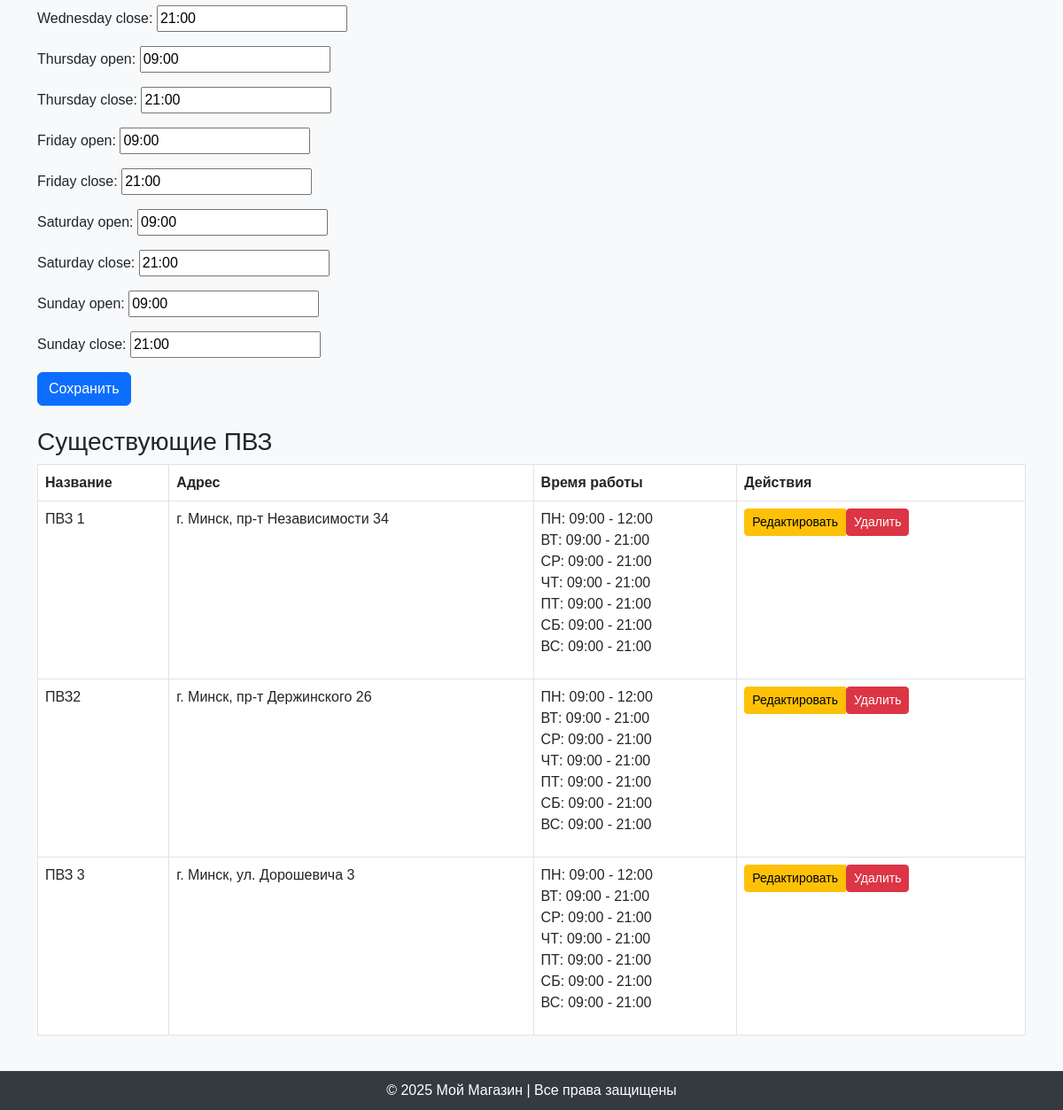
Before: /accounts/add/ (signed in, lower part) with the older database file.
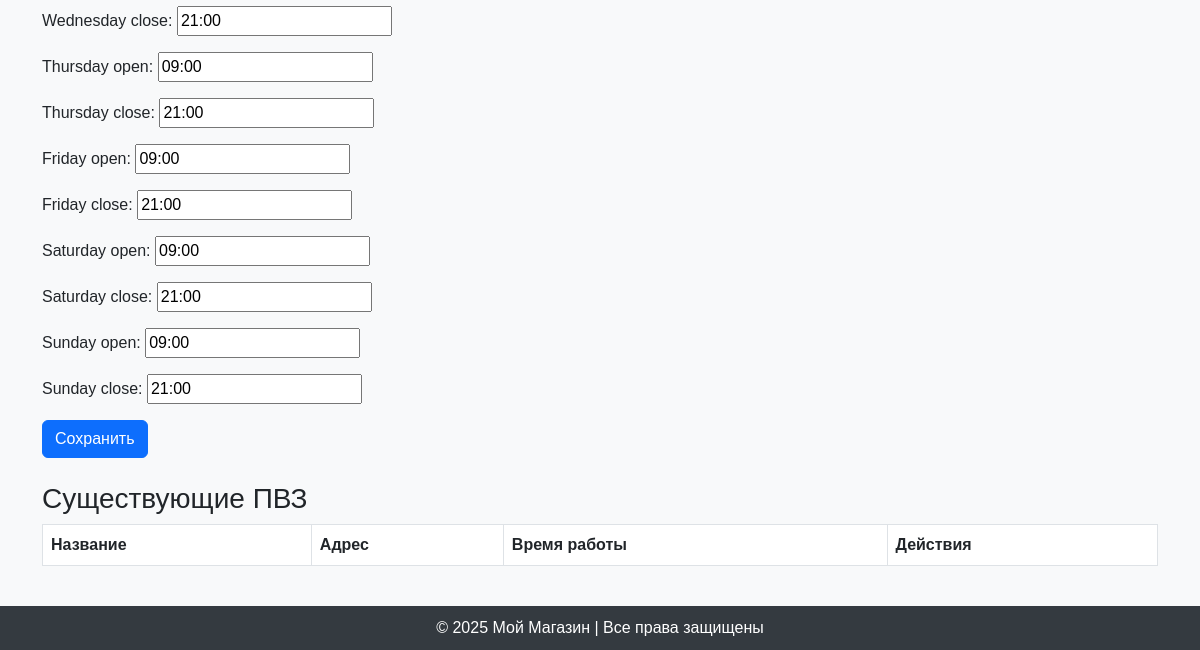
After: the same page with the newer database file.
### accounts/models.py (models this page shows, shortened)
class PickupPoint(models.Model):
    name = models.CharField(max_length=255)
    address = models.CharField(max_length=255)
    monday_open = models.TimeField(default="09:00:00")
    monday_close = models.TimeField(default="12:00:00")
    tuesday_open = models.TimeField(default="09:00:00")
    tuesday_close = models.TimeField(default="21:00:00")
    wednesday_open = models.TimeField(default="09:00:00")
    wednesday_close = models.TimeField(default="21:00:00")
    thursday_open = models.TimeField(default="09:00:00")
    thursday_close = models.TimeField(default="21:00:00")
    friday_open = models.TimeField(default="09:00:00")
    friday_close = models.TimeField(default="21:00:00")
    saturday_open = models.TimeField(default="09:00:00")
    saturday_close = models.TimeField(default="21:00:00")
    sunday_open = models.TimeField(default="09:00:00")
    sunday_close = models.TimeField(default="21:00:00")

### accounts/views.py (the view)
# urls.py: path('add/', views.add_pickup_point, name='add_pickup_point'),
def add_pickup_point(request):
    pickup_points = PickupPoint.objects.all()
    if request.method == 'POST':
        form = PickupPointForm(request.POST)
        if form.is_valid():
            form.save()
            return redirect('add_pickup_point')  # Перенаправляем на ту же страницу
    else:
        form = PickupPointForm()
    return render(request, 'accounts/add_pickup_point.html', {
        'form': form, 'pickup_points': pickup_points
    })

### accounts/context_processors.py (called while the page is built)
def notification_counter(request):
    if request.user.is_authenticated:
        count = Notification.objects.filter(user=request.user, is_read=False).count()
        return {'unread_notifications_count': count}
    return {}

### templates/accounts/add_pickup_point.html (shortened to what this page needs)
{% extends 'base.html' %}
{% block content %}
<form method="post" class="mb-4">
  {{ form.as_p }}
  <button type="submit" class="btn btn-primary">Сохранить</button>
</form>
<h3>Существующие ПВЗ</h3>
<table class="table table-bordered">
  <thead>
    <tr>
      <th>Название</th>
      <th>Адрес</th>
      <th>Время работы</th>
      <th>Действия</th>
    </tr>
  </thead>
  <tbody>
    {% for pickup_point in pickup_points %}
      <tr>
        <td>{{ pickup_point.name }}</td>
        <td>{{ pickup_point.address }}</td>
        <td>
          <ul class="list-unstyled">
            <li>ПН: {{ pickup_point.monday_open|date:"H:i" }} - {{ pickup_point.monday_close|date:"H:i" }}</li>
            <li>ВТ: {{ pickup_point.tuesday_open|date:"H:i" }} - {{ pickup_point.tuesday_close|date:"H:i" }}</li>
            <li>СР: {{ pickup_point.wednesday_open|date:"H:i" }} - {{ pickup_point.wednesday_close|date:"H:i" }}</li>
            <li>ЧТ: {{ pickup_point.thursday_open|date:"H:i" }} - {{ pickup_point.thursday_close|date:"H:i" }}</li>
            <li>ПТ: {{ pickup_point.friday_open|date:"H:i" }} - {{ pickup_point.friday_close|date:"H:i" }}</li>
            <li>СБ: {{ pickup_point.saturday_open|date:"H:i" }} - {{ pickup_point.saturday_close|date:"H:i" }}</li>
            <li>ВС: {{ pickup_point.sunday_open|date:"H:i" }} - {{ pickup_point.sunday_close|date:"H:i" }}</li>
          </ul>
        </td>
        <td>
          <div class="btn-group">
            <a href="{% url 'edit_pickup_point' pk=pickup_point.pk %}" class="btn btn-warning btn-sm">Редактировать</a>
            <form method="post" action="{% url 'delete_pickup_point' pk=pickup_point.pk %}" class="d-inline" onsubmit="return confirm('Вы уверены, что хотите удалить этот ПВЗ?');">
              <button type="submit" class="btn btn-danger btn-sm">Удалить</button>
            </form>
          </div>
        </td>
      </tr>
    {% endfor %}
  </tbody>
</table>
{% endblock %}

Changed rows visible on the page:
removed PickupPoint: name "ПВЗ 1", address "г. Минск, пр-т Независимости 34", monday_open "09:00", monday_close "12:00", tuesday_open "09:00", tuesday_close "21:00", wednesday_open "09:00", wednesday_close "21:00", thursday_open "09:00", thursday_close "21:00", friday_open "09:00", friday_close "21:00", saturday_open "09:00", saturday_close "21:00", sunday_open "09:00", sunday_close "21:00"
removed PickupPoint: name "ПВЗ2", address "г. Минск, пр-т Держинского 26", monday_open "09:00", monday_close "12:00", tuesday_open "09:00", tuesday_close "21:00", wednesday_open "09:00", wednesday_close "21:00", thursday_open "09:00", thursday_close "21:00", friday_open "09:00", friday_close "21:00", saturday_open "09:00", saturday_close "21:00", sunday_open "09:00", sunday_close "21:00"
removed PickupPoint: name "ПВЗ 3", address "г. Минск, ул. Дорошевича 3", monday_open "09:00", monday_close "12:00", tuesday_open "09:00", tuesday_close "21:00", wednesday_open "09:00", wednesday_close "21:00", thursday_open "09:00", thursday_close "21:00", friday_open "09:00", friday_close "21:00", saturday_open "09:00", saturday_close "21:00", sunday_open "09:00", sunday_close "21:00"
